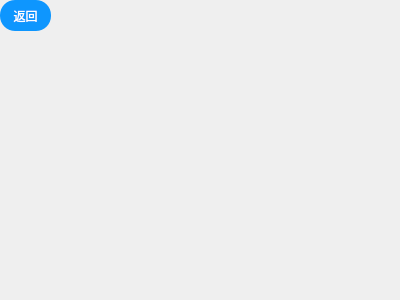
<?xml version="1.0" encoding="UTF-8"?>
<ui version="4.0">
 <class>f_45</class>
 <widget class="QDialog" name="f_45">
  <property name="geometry">
   <rect>
    <x>0</x>
    <y>0</y>
    <width>400</width>
    <height>300</height>
   </rect>
  </property>
  <property name="windowTitle">
   <string>Dialog</string>
  </property>
  <widget class="QPushButton" name="pushButton">
   <property name="geometry">
    <rect>
     <x>0</x>
     <y>0</y>
     <width>51</width>
     <height>31</height>
    </rect>
   </property>
   <property name="styleSheet">
    <string notr="true">QPushButton
{
    font-family:Microsoft Yahei;
    font:=20px;
    color:white;
    background-color:rgb(14 , 150 , 254);
    border-radius:15px;
    height:20px;
    width:20px;
}

QPushButton:hover
{
    background-color:rgb(44 , 137 , 255);
}

QPushButton:pressed
{
    background-color:rgb(14 , 150 , 254);
    padding-left:3px;
    padding-top:3px;
}</string>
   </property>
   <property name="text">
    <string>返回</string>
   </property>
  </widget>
 </widget>
 <resources/>
 <connections/>
</ui>
